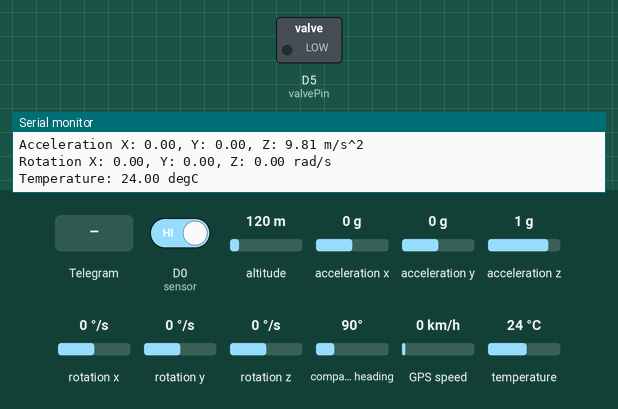
This sketch was run on a simulated ESP8266 (NodeMCU). Shown: switched loads named in the sketch (green lamp = pin HIGH), the last lines printed to the serial monitor. The test bench sets the inputs (shaded band); at power-on: D0 (sensor) HIGH, altitude 120 m, acceleration x 0 g, acceleration y 0 g, acceleration z 1 g, rotation x 0 °/s, rotation y 0 °/s, rotation z 0 °/s, compass heading 90°, GPS speed 0 km/h, temperature 24 °C. WiFi joins after 1.5 s; servers stay silent unless stated; the local clock reads 2024-03-15 10:24:30 at power-on unless the sketch sets it; the GPS gets a fix after 3 s at 37.7749, -122.4194 with 8 satellites.

Above: at 3.4 s.
3.5 s: Telegram message "/antitheft" received
At 5.1 s:
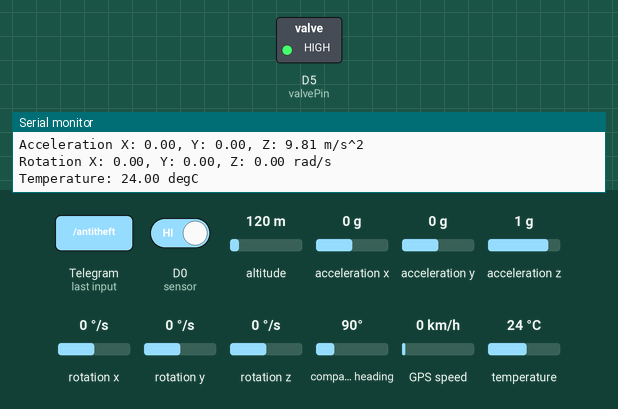
6.0 s: D0 (sensor) driven LOW
Timing chart, 0 to 9.0 s (numbered marks = the images above; inputs shaded):
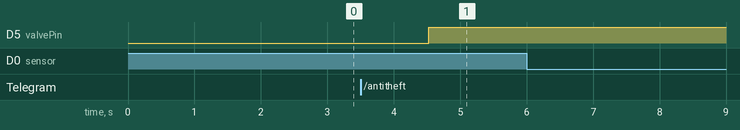

The sketch:

Node-Mcu_code.ino
```cpp
// Blynk Adaption Templates

#define BLYNK_TEMPLATE_ID "TMPLkb-TrHKS"
#define BLYNK_TEMPLATE_NAME "accident"
#define BLYNK_AUTH_TOKEN "CmCNG56x5yDAkNzIKPSjZr-CQAMmqwd4"
#define BLYNK_PRINT Serial
#include <ESP8266WiFi.h>
#include <BlynkSimpleEsp8266.h>
char auth[] = BLYNK_AUTH_TOKEN;

// Telegram setup start's from here

#ifdef ESP32
#include <WiFi.h>
#else
#include <ESP8266WiFi.h>
#endif
#include <WiFiClientSecure.h>
#include <UniversalTelegramBot.h>  //  Library install from github https://github.com/witnessmenow/Universal-Arduino-Telegram-Bot
#include <ArduinoJson.h> // librabry from library module v

// Initialize Telegram BOT

#define BOTtoken "5997540339:AAEAncDDV_BRqAiWHC8dC3jmysUD5e1htiU"  // your Bot Token (Get from Botfather)

// Use @myidbot to find out the chat ID of an individual or a group

#define CHAT_ID "1769425929"

#ifdef ESP8266
  X509List cert(TELEGRAM_CERTIFICATE_ROOT);
#endif

WiFiClientSecure client;
UniversalTelegramBot bot(BOTtoken, client);

// Checks for new messages every 0.03 second.

int botRequestDelay = 0.03;
unsigned long lastTimeBotRan;

// Define pin for telegram opertaion on ESP8266

const int valvePin = 14; // Relay pin for operating Soleniod Value
bool valveState = LOW;

// Handle what happens when you receive new messages

void handleNewMessages(int numNewMessages) {
  Serial.println("handleNewMessages");
  Serial.println(String(numNewMessages));

  for (int i=0; i<numNewMessages; i++) {
    // Chat id of the requester
    String chat_id = String(bot.messages[i].chat_id);
    if (chat_id != CHAT_ID){
      bot.sendMessage(chat_id, "Unauthorized user, You're not vehicle owner", "");
      continue;
    }

// Print the received message

    String text = bot.messages[i].text;
    Serial.println(text);

    String from_name = bot.messages[i].from_name;

    if (text == "/setup") {
      String welcome = "Welcome, " + from_name + ".\n";
      welcome += "Use the following commands to control your Vehicle.\n\n";
      welcome += "/antitheft to turn GPIO ON \n";
      welcome += "/disable to turn GPIO OFF \n";
      welcome += "/update to request current GPIO state \n";
      bot.sendMessage(chat_id, welcome, "");
    }

    if (text == "/antitheft") {
      bot.sendMessage(chat_id, "Anti-theft turned on for your vehicle, fuel supply will be cut-off shortly", "");
      valveState = HIGH;
      digitalWrite(valvePin, valveState);
    }

    if (text == "/disable") {
      bot.sendMessage(chat_id, "Anti-theft turned off for your vehicle, fuel supply will be restored shortly", "");
      valveState = LOW;
      digitalWrite(valvePin, valveState);
    }

    if (text == "/update") {
      if (digitalRead(valvePin)){
        bot.sendMessage(chat_id, "Anti-theft turned is on for your vehicle", "");
      }
      else{
        bot.sendMessage(chat_id, "Anti-theft turned off for your vehicle", "");
      }
    }
  }
}

// Sensor' Setup, Include all librarie's

#include <TinyGPS++.h>
#include <SoftwareSerial.h>
#include <ESP8266WiFi.h>
#include<Wire.h>
#include <Adafruit_MPU6050.h> // Acclerometer Sensor library
#include <Adafruit_Sensor.h>  // Acclerometer Sensor supporting library

Adafruit_MPU6050 mpu;


#define rs 10 // GPIO10
#define en 12 // GPI4 d6
#define d4 0  // GPIO0 d3
#define d5 2  // GPIO5 d4
#define d6 3  // GPIO3 rx
#define d7 1  // GPIO1 tx


static const int RX= D7, TX= D8;
static const uint32_t GPSBaud = 9600;
const char* ssid     = "Iot";//Replace with Network SSID
const char* password = "Iot12345";//Replace with Network Password

TinyGPSPlus gps;
//WiFiClient  client;
WiFiServer server(80);
SoftwareSerial soft(RX, TX);
String latitude_data;
String longitude_data;


// intialising Void Setup Parameter's

void setup()
{
  // blynk one  time run

    Blynk.begin(auth, ssid, password);
   pinMode(16, INPUT);
  Wire.begin(D2, D1);

 // telegram one time run

   if (millis() > lastTimeBotRan + botRequestDelay)  {
    int numNewMessages = bot.getUpdates(bot.last_message_received + 1);

    while(numNewMessages) {
      Serial.println("got response");
      handleNewMessages(numNewMessages);
      numNewMessages = bot.getUpdates(bot.last_message_received + 1);
    }
    lastTimeBotRan = millis();
  }

   #ifdef ESP8266
    configTime(0, 0, "pool.ntp.org");      // get UTC time via NTP
    client.setTrustAnchors(&cert); // Add root certificate for api.telegram.org
  #endif

  pinMode(valvePin, OUTPUT);
  digitalWrite(valvePin, valveState);

  #ifdef ESP32
    client.setCACert(TELEGRAM_CERTIFICATE_ROOT); // Add root certificate for api.telegram.org
  #endif

 // Serial monitor for IDE Environment

  Serial.begin(115200);
  soft.begin(GPSBaud);
  WiFi.begin(ssid, password);
  server.begin();
  while (WiFi.status() != WL_CONNECTED)
  {
    delay(500);

    Serial.println("WiFi connecting...          ");
  }


   Serial.print("WiFi connected ");

   Serial.println(WiFi.localIP());

if (!mpu.begin()) {
    Serial.println("Failed to find MPU6050 chip");
    while (1) {
      delay(10);
    }
  }
  Serial.println("MPU6050 Found!");

  // set accelerometer range to +-8G

  mpu.setAccelerometerRange(MPU6050_RANGE_8_G);

  // set gyro range to +- 500 deg/s

  mpu.setGyroRange(MPU6050_RANGE_500_DEG);

  // set filter bandwidth to 21 Hz

  mpu.setFilterBandwidth(MPU6050_BAND_21_HZ);

  delay(100);

// Connect to Wi-Fi
   WiFi.mode(WIFI_STA);
// WiFi.begin(ssid, password);
}

// Setting up of Void Loop Parameter's
void loop()
{
   Blynk.run();
  gyro();
  vibration();
  valve();
    Blynk.virtualWrite(V0,18.9891);   //Langi
        Blynk.virtualWrite(V1,73.9627); //lati
}

void getgps(){
   while (soft.available() > 0)
    if (gps.encode(soft.read()))
    {
      displaydata();
      displaywebpage();
    }
  if (millis() > 5000 && gps.charsProcessed() < 10)
  {
    Serial.println(F("GPS Connection Error!!"));
    while (true);  }

}

void displaydata()
{
  if (gps.location.isValid())
  {
    double latitude = (gps.location.lat());
    double longitude = (gps.location.lng());
    latitude_data= (String(latitude, 6));
    longitude_data= (String(longitude, 6));
    delay(20000);
  }
  else
  {
    Serial.println(F("Data error!!!"));
  }
}

// Setting up of Web-page using Ip-address in-case predetermined value's are triggerred

void displaywebpage()
{
    WiFiClient client = server.available();
    if (!client)
    {
      return;
    }
    String page = "<html><center><p><h1>Real Time Vehicle Tracking using IoT/ IOT-ER & SAFETY</h1><a style=""color:RED;font-size:125%;"" href=""http://maps.google.com/maps?&z=15&mrt=yp&t=k&q=";
//    page += latitude_data;
page += 18.9891;
    page += "+";
//    page += longitude_data;
 page += 73.9627;
    page += ">Click here For Live Location</a> </p></center></html>";

    client.print(page);
    delay(100);
}

void gyro(){
  sensors_event_t a, g, temp;
  mpu.getEvent(&a, &g, &temp);

  /* Print out the values */
  Serial.print("Acceleration X: ");
  Serial.print(a.acceleration.x);
  Serial.print(", Y: ");
  float y=(a.acceleration.y);
  Serial.print(y);
  Serial.print(", Z: ");
  Serial.print(a.acceleration.z);
  Serial.println(" m/s^2");

  Serial.print("Rotation X: ");
  Serial.print(g.gyro.x);
  Serial.print(", Y: ");
  Serial.print(g.gyro.y);
  Serial.print(", Z: ");
  Serial.print(g.gyro.z);
  Serial.println(" rad/s");

  Serial.print("Temperature: ");
  Serial.print(temp.temperature);
  Serial.println(" degC");

  Serial.println("");
  delay(500);
  Blynk.virtualWrite(V2,(a.acceleration.x));
  Blynk.virtualWrite(V3,(a.acceleration.y));
  Blynk.virtualWrite(V4,(a.acceleration.z));

// Condition's for Accelerometer is to be set here !

  if(y>8 ||y<-8){
    getgps();
    Blynk.logEvent("accident_alert","Accident detection!!!");
  }
}

// void for Vibaration Sensor

void vibration(){
    int data=digitalRead(16);     // d0 is the pin for vibaration sensor
  delay(200);
  if(data==LOW) // Vibraion Sensor Condition
  {
    Serial.println("vibration detect");
    Blynk.virtualWrite(V5,"vibration detect");
     getgps();
     Blynk.logEvent("accident_alert","Accident detection!!!");
  }
  else
  {
    Blynk.virtualWrite(V5,"vibration is normal");
    Serial.println("vibration is normal");
  }
}

// Anti-theft Using telegram Bot (Valve)

void valve(){
    if (millis() > lastTimeBotRan + botRequestDelay)  {
    int numNewMessages = bot.getUpdates(bot.last_message_received + 1);

    while(numNewMessages) {
      Serial.println("got response");
      handleNewMessages(numNewMessages);
      numNewMessages = bot.getUpdates(bot.last_message_received + 1);
    }
    lastTimeBotRan = millis();
  }
}
```

Measured:
- after the input at 3.5 s, D5 (valvePin): LOW → HIGH after 1.0 s
